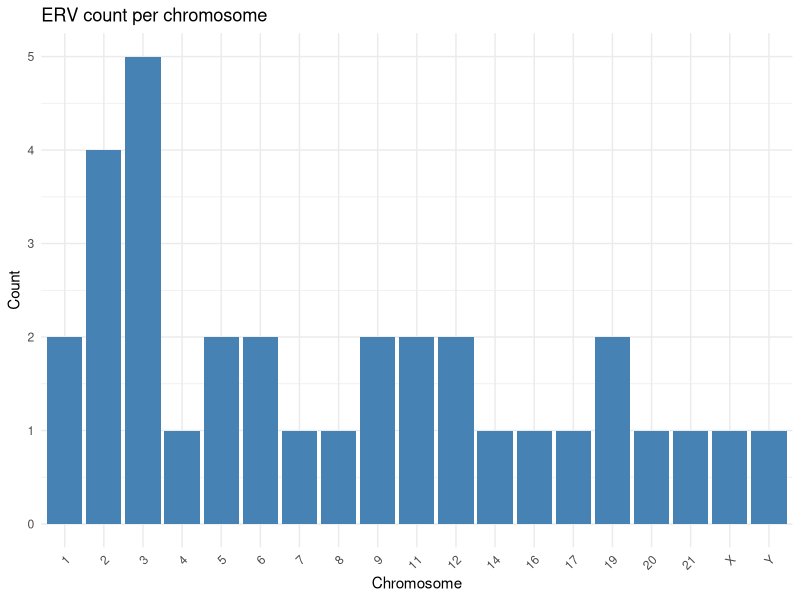
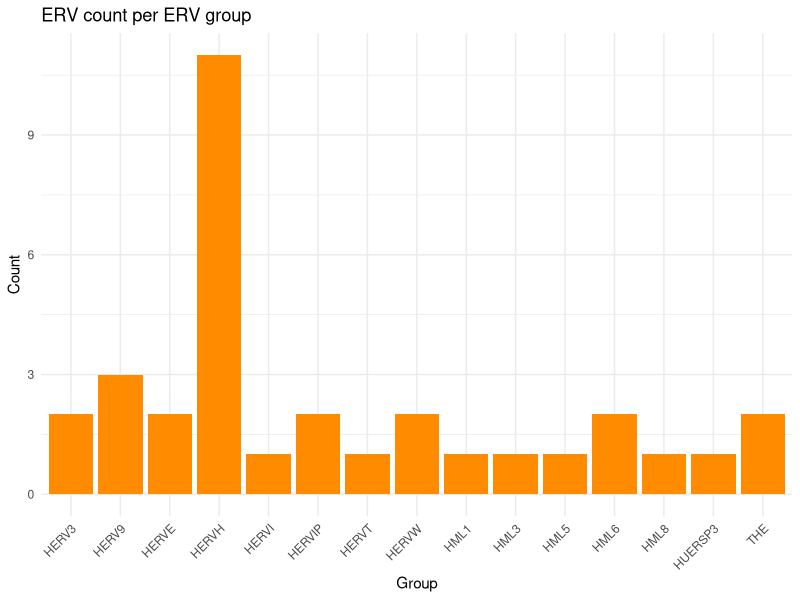
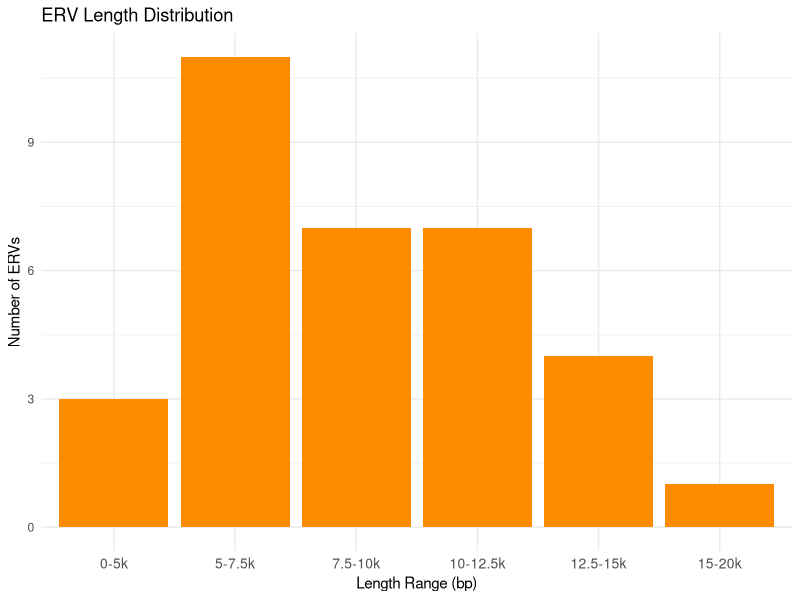
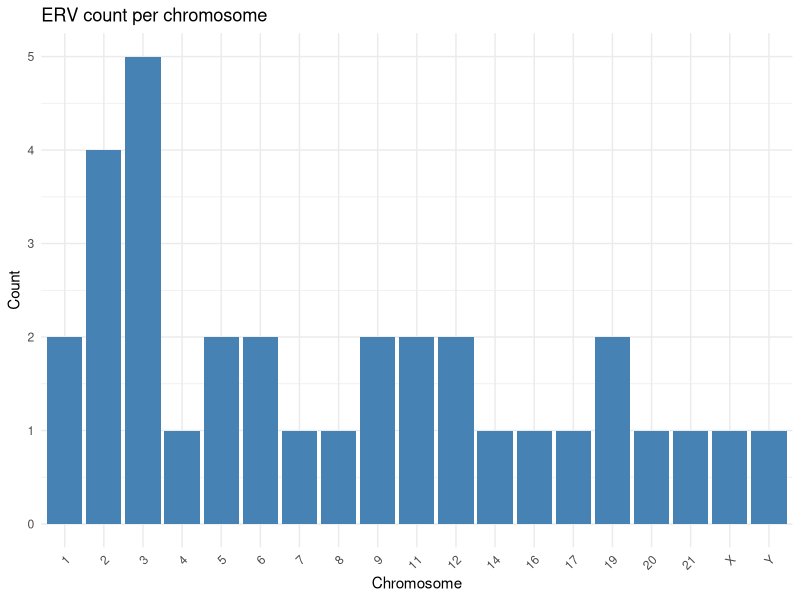
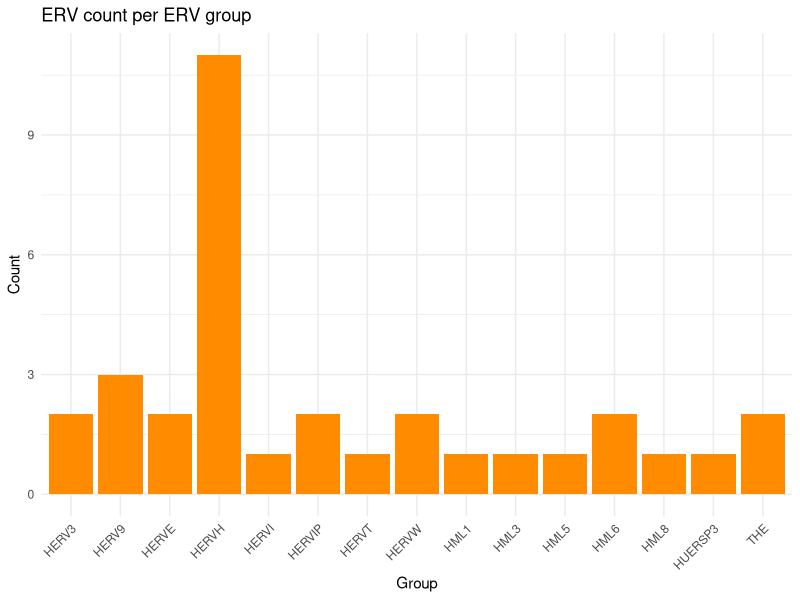
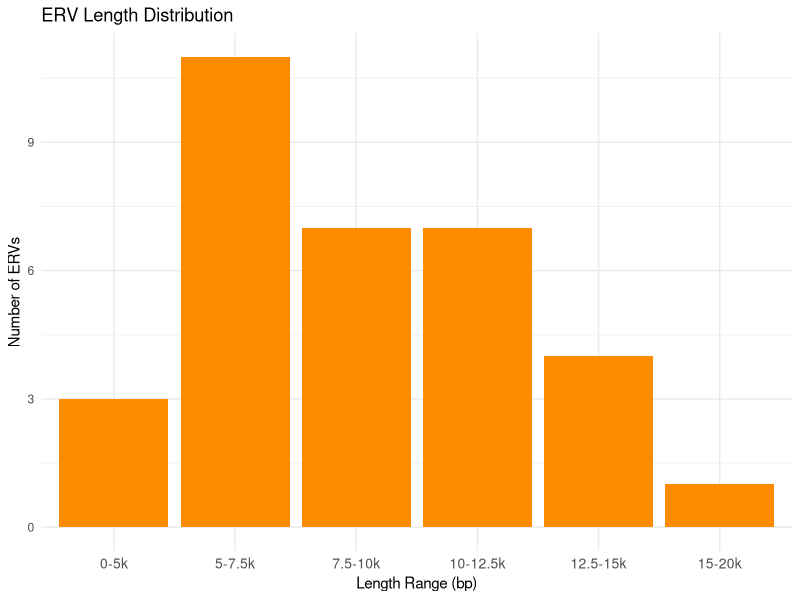

Here is the R script that generated these plots, in order:
library(dplyr)
library(tibble)
library(ggplot2)

signature_ervs <- read.csv("../../Data/GSE171110/define_signature_ervs/Raw_Table1_Signature_erv_overlap_summary.csv", row.names = 1)
Blomberg_annot <- read.csv("../../Assets/Blomberg_hg38_lifted.csv")

B_sig_ervs <- Blomberg_annot[Blomberg_annot$rvnr %in% signature_ervs$erv_name, ]
B_sig_ervs <- B_sig_ervs[, c("rvnr", "subgenes", "noncanon", "canon", "supergroup", "class", "comment")]
B_sig_ervs <- B_sig_ervs %>% 
  mutate(rvnr = as.character(rvnr)) %>%
  add_row(rvnr = "W-8", canon = "HERVW") %>%
  dplyr::rename(erv_name = rvnr)

B_sig_ervs <- left_join(B_sig_ervs, signature_ervs)
# Combine canon and noncanon columns into ERV_group
B_sig_ervs <- B_sig_ervs %>%
  mutate(
    noncanon = na_if(noncanon, ""),
    canon    = na_if(canon, "")
  )%>%
  mutate(erv_group = coalesce(noncanon, canon))
write.csv(B_sig_ervs, "../../Data/GSE171110/signature_ERV_blomberg_feature_table.csv", row.names = F)

# 1. Histogram to visualize chromosome distribution 
## Order the chromosomes
chrom_order <- c(as.character(1:22), "X", "Y")
B_sig_ervs$chromosome <- factor(B_sig_ervs$chromosome, levels = chrom_order)
## Plot
ggplot(B_sig_ervs, aes(x = chromosome)) +
  geom_bar(fill = "steelblue") +
  theme_minimal() +
  labs(title = "ERV count per chromosome", x = "Chromosome", y = "Count") +
  theme(axis.text.x = element_text(angle = 45, hjust = 1))
ggsave("./figures/ERV signature count per chromosome.pdf", width = 7, height = 5)

# 2. Histogram to visualize ERV locus subfamily distribution
ggplot(B_sig_ervs, aes(x = erv_group)) +
  geom_bar(fill = "darkorange") +
  theme_minimal() +
  labs(title = "ERV count per ERV group", x = "Group", y = "Count") +
  theme(axis.text.x = element_text(angle = 45, hjust = 1))
ggsave("./figures/ERV signature group distribution.pdf", width = 7, height = 5)

# 3. histogram to visualize ERV locus length distribution
B_sig_ervs$length <- B_sig_ervs$end - B_sig_ervs$start
# Use bins to show distribution 
B_sig_ervs$length_group <- cut(
  B_sig_ervs$length,
  breaks = c(0, 5000, 7500, 10000, 12500, 15000, 20000),
  labels = c("0-5k", "5-7.5k", "7.5-10k", "10-12.5k", "12.5-15k", "15-20k"),
  right = FALSE  # interval notation: [a, b)
)

# Bar plot
ggplot(B_sig_ervs, aes(x = length_group)) +
  geom_bar(fill = "darkorange") +
  theme_minimal() +
  labs(title = "ERV Length Distribution",
       x = "Length Range (bp)",
       y = "Number of ERVs") +
  theme(axis.text.x = element_text(size = 10))
ggsave("./figures/ERV signature Length Distribution by Range.pdf", width = 7, height = 5)

# Calculate the average length
mean_length <- mean(B_sig_ervs$length)
mean_length
